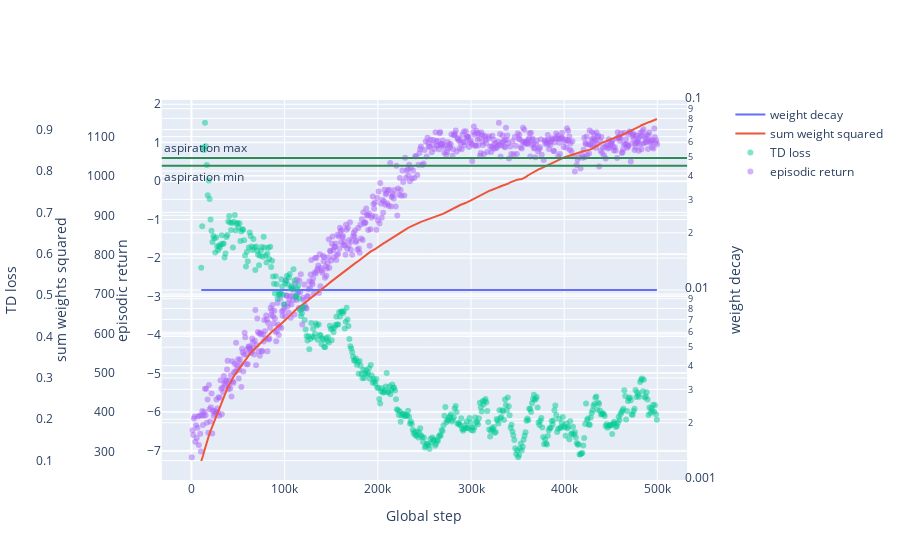

Write notebook code for a chart like this one.
### Code cell
weight_decay_scheduler = SimpleWeightDecayScheduler( aspiration_min = 0.4,
                                                     aspiration_max = 0.6,
                                                     weight_decay_step_up = 1.01,
                                                     weight_decay_step_down = 1.01,
                                                     min_weight_decay = 0.01,
                                                     max_weight_decay = 0.01,
                                                     smoothness=100 )
model = train(Args(), weight_decay_scheduler)
print("test_result", test(model, Args()))

### Figure 1 — Plotly figure (JSON) as saved in the notebook; plotly's stock layout.template omitted (floating-point values rounded to 4 significant figures; data arrays with more than 128 entries replaced by an {"elided": "..."} marker saying what was removed)
{"data": [{"name": "weight decay", "type": "scatter", "x": {"elided": "490 int values"}, "y": {"elided": "490 float values"}, "yaxis": "y2"}, {"name": "sum weight squared", "type": "scatter", "x": {"elided": "490 int values"}, "y": {"elided": "490 float values"}, "yaxis": "y3"}, {"marker": {"opacity": 0.5}, "mode": "markers", "name": "TD loss", "type": "scatter", "x": {"elided": "490 int values"}, "y": {"elided": "490 float values"}, "yaxis": "y4"}, {"marker": {"opacity": 0.5}, "mode": "markers", "name": "episodic return", "type": "scatter", "x": {"elided": "660 float values"}, "y": {"elided": "660 float values"}}], "layout": {"annotations": [{"showarrow": false, "text": "aspiration min", "x": 0, "xanchor": "left", "xref": "x domain", "y": 0.4, "yanchor": "top", "yref": "y"}, {"showarrow": false, "text": "aspiration max", "x": 0, "xanchor": "left", "xref": "x domain", "y": 0.6, "yanchor": "bottom", "yref": "y"}], "shapes": [{"line": {"color": "seagreen"}, "type": "line", "x0": 0, "x1": 1, "xref": "x domain", "y0": 0.4, "y1": 0.4, "yref": "y"}, {"line": {"color": "seagreen"}, "type": "line", "x0": 0, "x1": 1, "xref": "x domain", "y0": 0.6, "y1": 0.6, "yref": "y"}], "xaxis": {"domain": [0.1, 0.95], "title": {"text": "Global step"}}, "yaxis": {"title": {"text": "episodic return"}}, "yaxis2": {"overlaying": "y", "side": "right", "title": {"text": "weight decay"}, "type": "log"}, "yaxis3": {"anchor": "free", "autoshift": true, "overlaying": "y", "title": {"text": "sum weights squared"}}, "yaxis4": {"anchor": "free", "autoshift": true, "overlaying": "y", "title": {"text": "TD loss"}}}}
